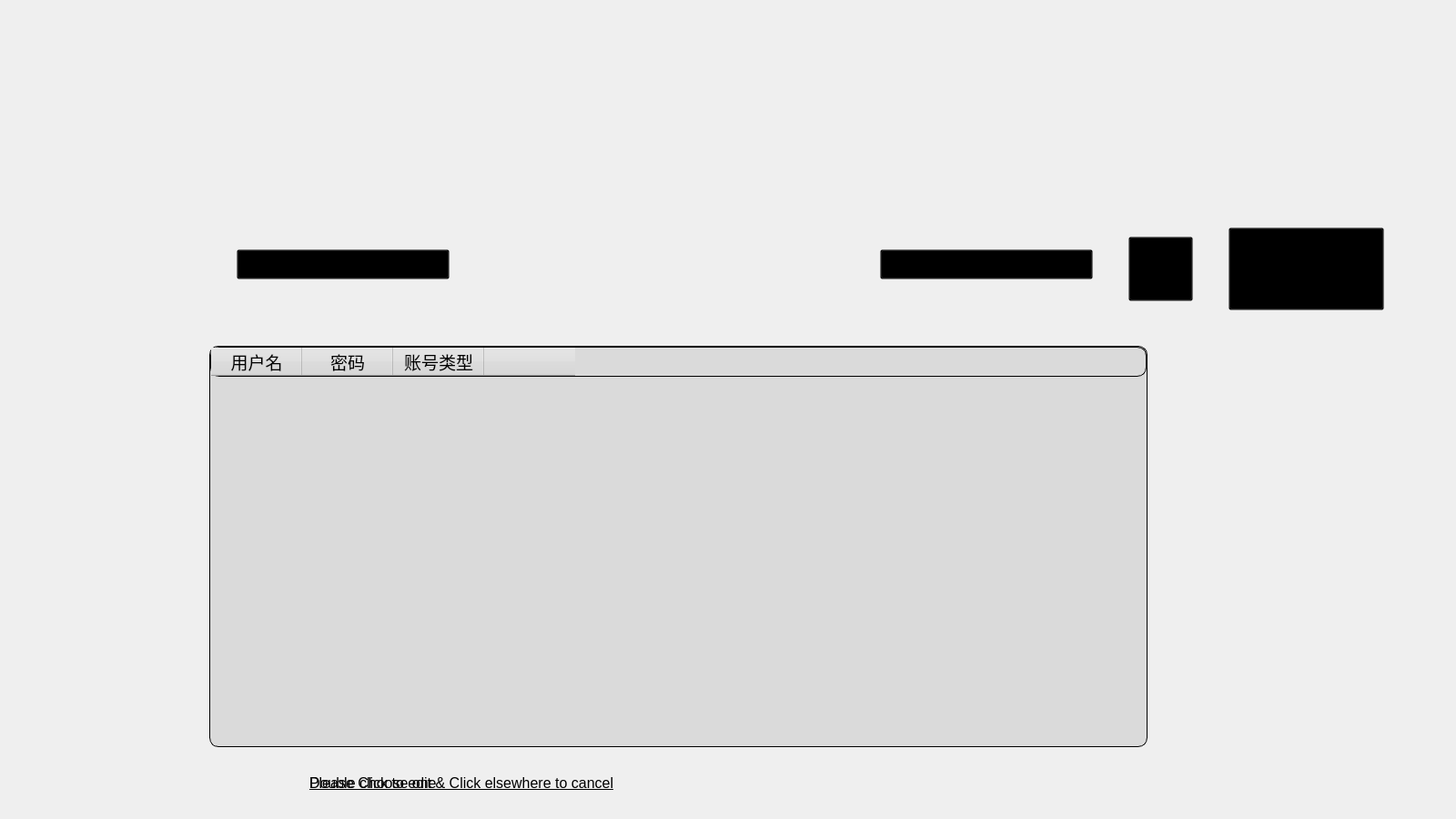
<?xml version="1.0" encoding="UTF-8"?>
<ui version="4.0">
 <class>Admin_Win</class>
 <widget class="QWidget" name="Admin_Win">
  <property name="geometry">
   <rect>
    <x>0</x>
    <y>0</y>
    <width>1600</width>
    <height>900</height>
   </rect>
  </property>
  <property name="minimumSize">
   <size>
    <width>1600</width>
    <height>900</height>
   </size>
  </property>
  <property name="maximumSize">
   <size>
    <width>1600</width>
    <height>900</height>
   </size>
  </property>
  <property name="windowTitle">
   <string>Form</string>
  </property>
  <property name="styleSheet">
   <string notr="true">\</string>
  </property>
  <widget class="QPushButton" name="ConfimDelBtn">
   <property name="geometry">
    <rect>
     <x>1240</x>
     <y>260</y>
     <width>71</width>
     <height>71</height>
    </rect>
   </property>
   <property name="styleSheet">
    <string notr="true">background-color: transparent;</string>
   </property>
   <property name="text">
    <string/>
   </property>
  </widget>
  <widget class="QLabel" name="DelLabel">
   <property name="geometry">
    <rect>
     <x>340</x>
     <y>830</y>
     <width>291</width>
     <height>61</height>
    </rect>
   </property>
   <property name="font">
    <font>
     <family>Arial</family>
     <pointsize>12</pointsize>
     <weight>50</weight>
     <italic>false</italic>
     <bold>false</bold>
     <underline>true</underline>
    </font>
   </property>
   <property name="styleSheet">
    <string notr="true">font: 12pt &quot;Arial&quot;;
color: rgb(0, 0, 0);</string>
   </property>
   <property name="text">
    <string>Please Choose one</string>
   </property>
  </widget>
  <widget class="QPushButton" name="CancelDelBtn">
   <property name="geometry">
    <rect>
     <x>1350</x>
     <y>250</y>
     <width>171</width>
     <height>91</height>
    </rect>
   </property>
   <property name="font">
    <font>
     <family>Comic Sans MS</family>
     <pointsize>12</pointsize>
    </font>
   </property>
   <property name="styleSheet">
    <string notr="true">background-color: transparent;</string>
   </property>
   <property name="text">
    <string/>
   </property>
  </widget>
  <widget class="QTableWidget" name="tableWidget">
   <property name="geometry">
    <rect>
     <x>230</x>
     <y>380</y>
     <width>1031</width>
     <height>441</height>
    </rect>
   </property>
   <property name="sizePolicy">
    <sizepolicy hsizetype="Preferred" vsizetype="Expanding">
     <horstretch>0</horstretch>
     <verstretch>0</verstretch>
    </sizepolicy>
   </property>
   <property name="palette">
    <palette>
     <active>
      <colorrole role="Button">
       <brush brushstyle="SolidPattern">
        <color alpha="255">
         <red>218</red>
         <green>218</green>
         <blue>218</blue>
        </color>
       </brush>
      </colorrole>
      <colorrole role="Base">
       <brush brushstyle="SolidPattern">
        <color alpha="255">
         <red>218</red>
         <green>218</green>
         <blue>218</blue>
        </color>
       </brush>
      </colorrole>
      <colorrole role="Window">
       <brush brushstyle="SolidPattern">
        <color alpha="255">
         <red>218</red>
         <green>218</green>
         <blue>218</blue>
        </color>
       </brush>
      </colorrole>
     </active>
     <inactive>
      <colorrole role="Button">
       <brush brushstyle="SolidPattern">
        <color alpha="255">
         <red>218</red>
         <green>218</green>
         <blue>218</blue>
        </color>
       </brush>
      </colorrole>
      <colorrole role="Base">
       <brush brushstyle="SolidPattern">
        <color alpha="255">
         <red>218</red>
         <green>218</green>
         <blue>218</blue>
        </color>
       </brush>
      </colorrole>
      <colorrole role="Window">
       <brush brushstyle="SolidPattern">
        <color alpha="255">
         <red>218</red>
         <green>218</green>
         <blue>218</blue>
        </color>
       </brush>
      </colorrole>
     </inactive>
     <disabled>
      <colorrole role="Button">
       <brush brushstyle="SolidPattern">
        <color alpha="255">
         <red>218</red>
         <green>218</green>
         <blue>218</blue>
        </color>
       </brush>
      </colorrole>
      <colorrole role="Base">
       <brush brushstyle="SolidPattern">
        <color alpha="255">
         <red>218</red>
         <green>218</green>
         <blue>218</blue>
        </color>
       </brush>
      </colorrole>
      <colorrole role="Window">
       <brush brushstyle="SolidPattern">
        <color alpha="255">
         <red>218</red>
         <green>218</green>
         <blue>218</blue>
        </color>
       </brush>
      </colorrole>
     </disabled>
    </palette>
   </property>
   <property name="font">
    <font>
     <pointsize>14</pointsize>
    </font>
   </property>
   <property name="mouseTracking">
    <bool>true</bool>
   </property>
   <property name="autoFillBackground">
    <bool>false</bool>
   </property>
   <property name="styleSheet">
    <string notr="true">border-width: 1px;
border-color: rgb(0, 0 ,0);
border-style: solid;
border-radius:10px;
background-color: rgb(218, 218, 218);</string>
   </property>
   <property name="lineWidth">
    <number>3</number>
   </property>
   <property name="iconSize">
    <size>
     <width>10</width>
     <height>10</height>
    </size>
   </property>
   <property name="textElideMode">
    <enum>Qt::ElideMiddle</enum>
   </property>
   <column>
    <property name="text">
     <string>用户名</string>
    </property>
   </column>
   <column>
    <property name="text">
     <string>密码</string>
    </property>
   </column>
   <column>
    <property name="text">
     <string>账号类型</string>
    </property>
   </column>
   <column>
    <property name="text">
     <string/>
    </property>
   </column>
  </widget>
  <widget class="QWidget" name="horizontalLayoutWidget">
   <property name="geometry">
    <rect>
     <x>260</x>
     <y>200</y>
     <width>941</width>
     <height>181</height>
    </rect>
   </property>
   <layout class="QHBoxLayout" name="horizontalLayout" stretch="1,2,1">
    <item>
     <widget class="QPushButton" name="AddUserBtn">
      <property name="minimumSize">
       <size>
        <width>0</width>
        <height>30</height>
       </size>
      </property>
      <property name="font">
       <font>
        <family>Comic Sans MS</family>
        <pointsize>15</pointsize>
       </font>
      </property>
      <property name="styleSheet">
       <string notr="true">background-color: transparent;</string>
      </property>
      <property name="text">
       <string>Add</string>
      </property>
     </widget>
    </item>
    <item>
     <spacer name="horizontalSpacer">
      <property name="orientation">
       <enum>Qt::Horizontal</enum>
      </property>
      <property name="sizeHint" stdset="0">
       <size>
        <width>40</width>
        <height>20</height>
       </size>
      </property>
     </spacer>
    </item>
    <item>
     <widget class="QPushButton" name="DeleUserBtn">
      <property name="minimumSize">
       <size>
        <width>0</width>
        <height>30</height>
       </size>
      </property>
      <property name="font">
       <font>
        <family>Comic Sans MS</family>
        <pointsize>15</pointsize>
       </font>
      </property>
      <property name="styleSheet">
       <string notr="true">background-color: transparent;</string>
      </property>
      <property name="text">
       <string>Delete</string>
      </property>
     </widget>
    </item>
   </layout>
  </widget>
  <widget class="QLabel" name="AddLabel">
   <property name="geometry">
    <rect>
     <x>340</x>
     <y>830</y>
     <width>811</width>
     <height>61</height>
    </rect>
   </property>
   <property name="font">
    <font>
     <family>Arial</family>
     <pointsize>12</pointsize>
     <weight>50</weight>
     <italic>false</italic>
     <bold>false</bold>
     <underline>true</underline>
    </font>
   </property>
   <property name="styleSheet">
    <string notr="true">font: 12pt &quot;Arial&quot;;
color: rgb(0, 0, 0);</string>
   </property>
   <property name="text">
    <string>Double click to edit &amp; Click elsewhere to cancel</string>
   </property>
  </widget>
 </widget>
 <resources/>
 <connections/>
</ui>
